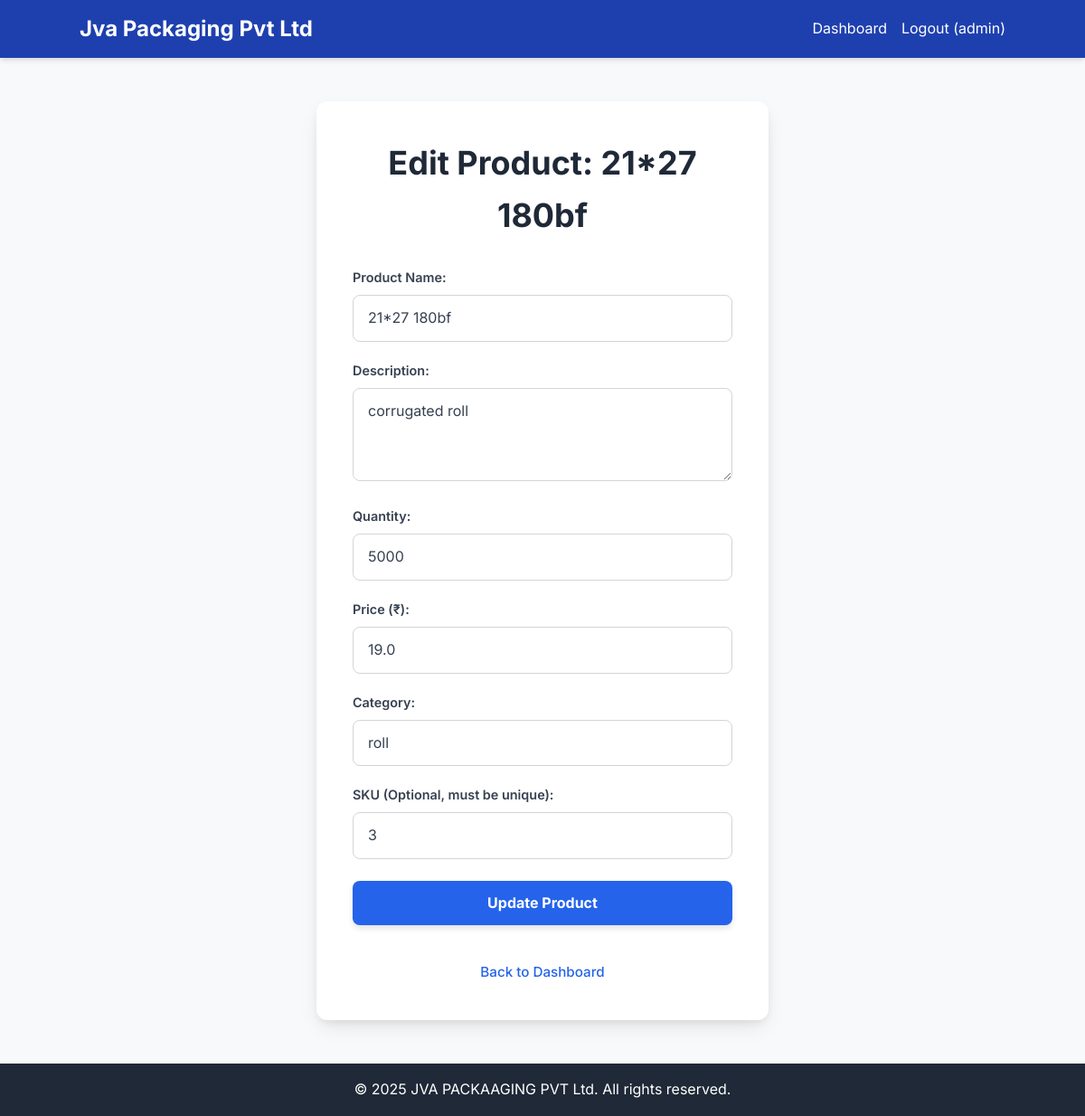
Screenshot of /edit_product/3 (signed in) with the database file from the repository.
### app.py (models this page shows, shortened)
class Product(db.Model):
    id = db.Column(db.Integer, primary_key=True)
    name = db.Column(db.String(100), nullable=False)
    description = db.Column(db.Text, nullable=True)
    quantity = db.Column(db.Integer, nullable=False, default=0)
    price = db.Column(db.Float, nullable=False, default=0.0)
    category = db.Column(db.String(50), nullable=True)
    sku = db.Column(db.String(50), unique=True, nullable=True)
    user_id = db.Column(db.Integer, db.ForeignKey('user.id'), nullable=False)

### app.py (the view, shortened to what this page needs)
@app.route('/edit_product/<int:product_id>', methods=['GET', 'POST'])
@login_required
def edit_product(product_id):
    product = Product.query.get_or_404(product_id)
    if product.user_id != session['user_id']:
        flash('You are not authorized to edit this product.', 'danger')
        return redirect(url_for('index'))
    return render_template('add_edit_product.html', product=product)

### app.py (called while the page is built)
def login_required(f):
    @wraps(f)
    def decorated_function(*args, **kwargs):
        if request.path.startswith('/api/'):
            if 'user_id' not in session:
                return jsonify({"message": "Authentication required"}), 401
            return f(*args, **kwargs)
        else:
            if 'user_id' not in session:
                flash('Please log in to access this page.', 'warning')
                return redirect(url_for('login'))
            return f(*args, **kwargs)
    return decorated_function

### templates/add_edit_product.html (shortened to what this page needs)
{% extends "base.html" %}
{% block content %}
<div class="form-container">
    <div class="form-card">
        <h1 class="form-title">
            {% if product %}Edit Product: {{ product.name }}{% else %}Add New Product{% endif %}
        </h1>
        <form method="POST" action="{% if product %}{{ url_for('edit_product', product_id=product.id) }}{% else %}{{ url_for('add_product') }}{% endif %}">
            <div class="form-group">
                <label for="name" class="form-label">Product Name:</label>
                <input type="text" id="name" name="name" required
                       value="{{ product.name if product else '' }}"
                       class="form-input">
            </div>
            <div class="form-group">
                <label for="description" class="form-label">Description:</label>
                <textarea id="description" name="description" rows="3"
                          class="form-input form-textarea">{{ product.description if product else '' }}</textarea>
            </div>
            <div class="form-group">
                <label for="quantity" class="form-label">Quantity:</label>
                <input type="number" id="quantity" name="quantity" required min="0"
                       value="{{ product.quantity if product else 0 }}"
                       class="form-input">
            </div>
            <div class="form-group">
                <label for="price" class="form-label">Price (₹):</label>
                <input type="number" id="price" name="price" required step="0.01" min="0"
                       value="{{ product.price if product else 0.00 }}"
                       class="form-input">
            </div>
            <div class="form-group">
                <label for="category" class="form-label">Category:</label>
                <input type="text" id="category" name="category"
                       value="{{ product.category if product else '' }}"
                       class="form-input">
            </div>
            <div class="form-group">
                <label for="sku" class="form-label">SKU (Optional, must be unique):</label>
                <input type="text" id="sku" name="sku"
                       value="{{ product.sku if product else '' }}"
                       class="form-input">
            </div>
            <div class="flex items-center justify-between mt-6">
                <button type="submit" class="form-button">
                    {% if product %}Update Product{% else %}Add Product{% endif %}
                </button>
            </div>
        </form>
        <div class="mt-4 text-center">
            <a href="{{ url_for('index') }}" class="back-link">Back to Dashboard</a>
        </div>
    </div>
</div>
{% endblock %}

### static/style.css (style rules this page uses)
html, body { height: 100%; margin: 0; padding: 0; scroll-behavior: smooth; }
body { font-family: 'Inter', sans-serif, Arial, sans-serif; line-height: 1.6; color: #333; background-color: #f8f9fa; }
a { text-decoration: none; color: white; transition: color 0.3s ease, transform 0.2s ease; }
button, .btn { cursor: pointer; transition: background-color 0.3s ease, transform 0.2s ease, box-shadow 0.3s ease; border: none; outline: none; }
.form-container { display: flex; justify-content: center; align-items: center; min-height: calc(100vh - 150px); padding: 1rem; }
.form-card { background-color: #ffffff; padding: 2.5rem; border-radius: 0.75rem; box-shadow: 0 10px 25px -5px rgba(0, 0, 0, 0.1), 0 4px 10px -2px rgba(0, 0, 0, 0.08); width: 100%; max-width: 500px; text-align: center; }
.form-title { font-size: 2.25rem; font-weight: 700; color: #1f2937; margin-bottom: 1.75rem; }
.form-group { margin-bottom: 1.25rem; text-align: left; }
.form-label { display: block; color: #374151; font-size: 0.9rem; font-weight: 600; margin-bottom: 0.5rem; }
.form-input { width: 100%; padding: 0.75rem 1rem; border: 1px solid #d1d5db; border-radius: 0.5rem; box-sizing: border-box; font-size: 1rem; color: #374151; transition: border-color 0.2s ease, box-shadow 0.2s ease; }
.form-textarea { min-height: 80px; resize: vertical; }
.form-button { width: 100%; padding: 0.75rem 1.5rem; background-color: #2563eb; color: white; font-weight: 700; border-radius: 0.5rem; box-shadow: 0 4px 6px rgba(0, 0, 0, 0.1); }
.back-link { display: inline-block; margin-top: 1.5rem; color: #2563eb; font-size: 0.95rem; font-weight: 500; }

### rows the page displays
Product: name "21*27 180bf", description "corrugated roll", quantity "5000", price "19.0", category "roll", sku "3"

### other values shown
{{ session.username }} "admin"
